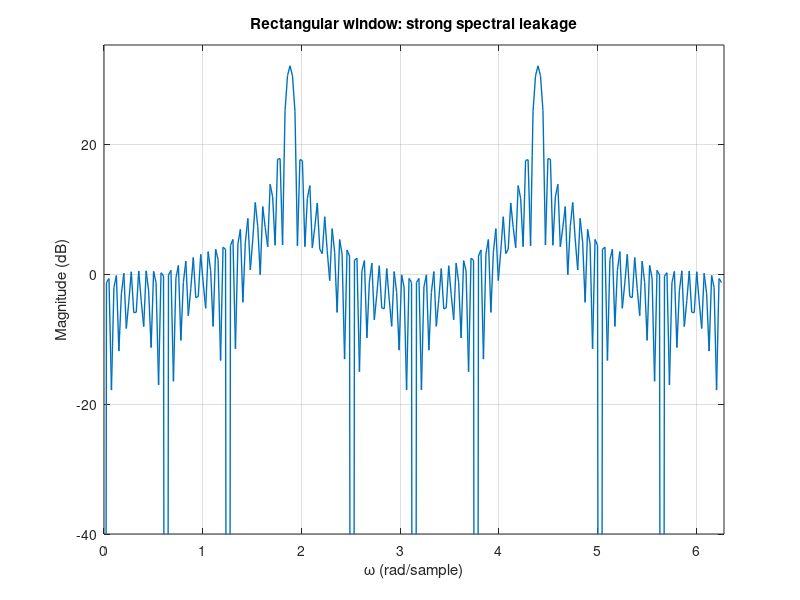
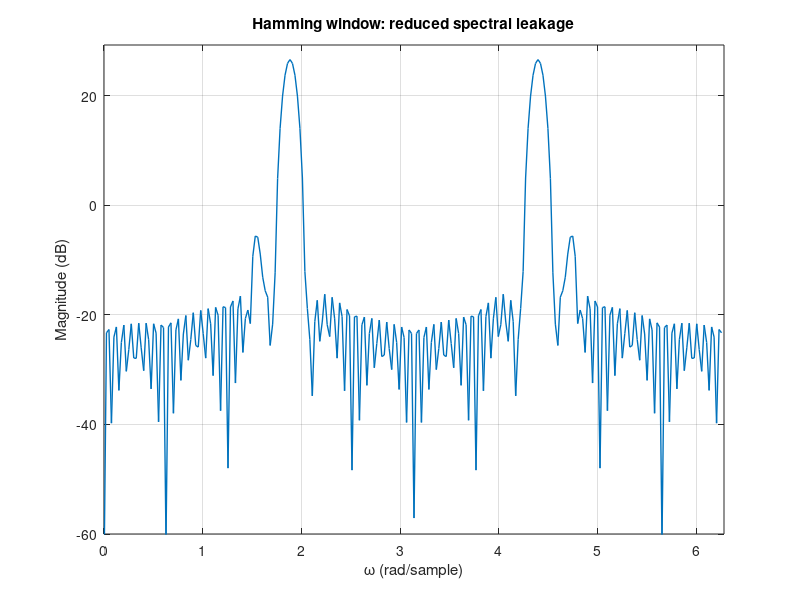

These figures' MATLAB source, in order:
clear;
close all;
clc;

% SPECTRAL RESOLUTION AND SPECTRAL LEAKAGE
% The signal contains two tones with very different amplitudes.
% A rectangular window may hide the weaker tone because its sidelobes are
% too high. A Hamming window reduces sidelobes and makes the weak component
% easier to detect.

n = 0:9999;

% Strong tone amplitude = 1
% Weak tone amplitude   = 0.02
x = cos(3*pi*n/5) + 0.02*cos(pi*n/2);

L = 80;          % Observation-window length
N = 250;         % FFT length
omega = 2*pi*(0:N-1)/N;

%% Rectangular window
w_rect = [rectwin(L).' zeros(1, length(x)-L)];
x_rect = x .* w_rect;

X_rect = fft(x_rect, N);
X_rect_dB = 20*log10(abs(X_rect) + eps);

figure;
plot(omega, X_rect_dB, 'LineWidth', 1);
xlim([0 2*pi]);
ylim([-40 1.1*max(X_rect_dB)]);
grid on;
xlabel('\omega (rad/sample)');
ylabel('Magnitude (dB)');
title('Rectangular window: strong spectral leakage');

% The relative level of the weak tone is:
%
%   20*log10(0.02/1) approximately -34 dB
%
% The rectangular window has relatively high sidelobes. These sidelobes can
% mask the weak sinusoid, even when the main-lobe width is narrow enough.

%% Hamming window
% A Hamming window has much lower sidelobes than a rectangular window.
% This reduces leakage from the strong tone into nearby frequencies.
w_hamming = [hamming(L).' zeros(1, length(x)-L)];
x_hamming = x .* w_hamming;

X_hamming = fft(x_hamming, N);
X_hamming_dB = 20*log10(abs(X_hamming) + eps);

figure;
plot(omega, X_hamming_dB, 'LineWidth', 1);
xlim([0 2*pi]);
ylim([-60 1.1*max(X_hamming_dB)]);
grid on;
xlabel('\omega (rad/sample)');
ylabel('Magnitude (dB)');
title('Hamming window: reduced spectral leakage');
